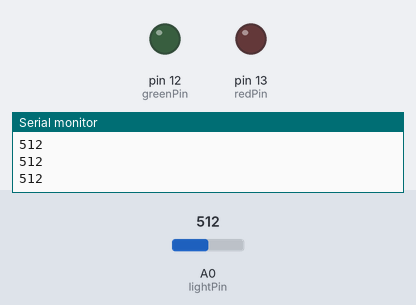
A sketch run on a simulated Arduino Uno, built with avr-gcc and run on an emulated ATmega328P. Parts: output pins drawn as LEDs (lit = HIGH), the last lines printed to the serial monitor. The inputs (shaded band) are chosen by the test bench; at power-on: A0 (lightPin) = 512.

Above: at 1.2 s.
1.3 s: A0 (lightPin) set to 687
2.8 s: A0 (lightPin) set to 713
At 3.9 s:
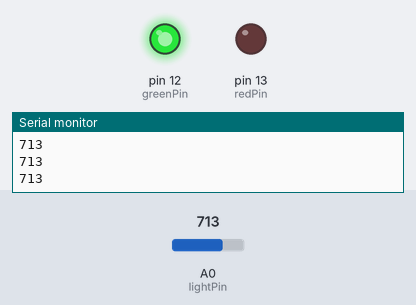
4.3 s: A0 (lightPin) set to 34
5.8 s: A0 (lightPin) set to 28
At 6.1 s:
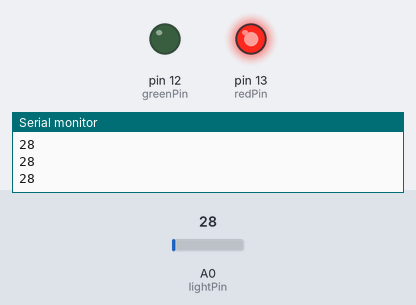
7.3 s: A0 (lightPin) set to 710
At 8.4 s:
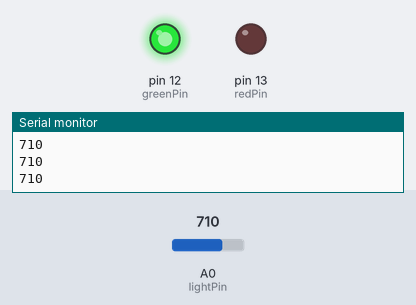
8.8 s: A0 (lightPin) set to 20
At 9.6 s:
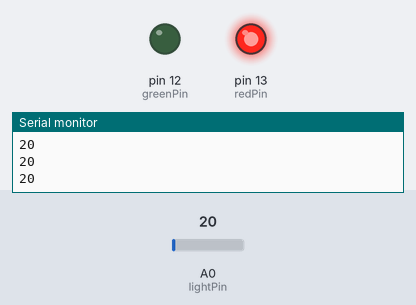
Timing chart, 0 to 11.3 s (numbered marks = the images above; inputs shaded):
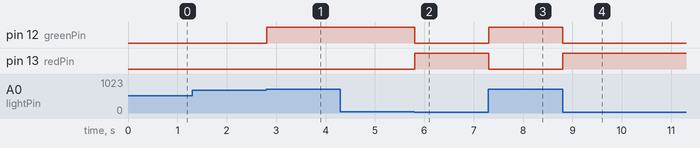

Measured:
- the behaviour switches between 699 and 700 on A0 (lightPin) (found by bisection; images 0 and 1)
- the behaviour switches between 31 and 30 on A0 (lightPin) (found by bisection; images 1 and 2)
- after the input at 2.8 s, pin 12 (greenPin): LOW → HIGH at once
- after the input at 5.8 s, pin 12 (greenPin): HIGH → LOW at once; pin 13 (redPin): LOW → HIGH at once
- after the input at 7.3 s, pin 12 (greenPin): LOW → HIGH at once; pin 13 (redPin): HIGH → LOW at once
- after the input at 8.8 s, pin 12 (greenPin): HIGH → LOW at once; pin 13 (redPin): LOW → HIGH at once

The sketch:

PhotoResister_LEDs.ino
```cpp
// C++ code
int lightPin=A0;
int lightVal;
int d1=250;
int redPin=13;
int greenPin=12;
void setup()
{
  pinMode(lightPin,INPUT);
  Serial.begin(9600);
  pinMode(redPin,OUTPUT);
  pinMode(greenPin,OUTPUT);
}

void loop()
{
 lightVal=analogRead(lightPin);
  Serial.println(lightVal);
  if (lightVal<=30){
  digitalWrite(redPin,HIGH);
  digitalWrite(greenPin,LOW);
  }
  if (lightVal>=700){
  digitalWrite(redPin,LOW);
  digitalWrite(greenPin,HIGH);
  }
}
```
